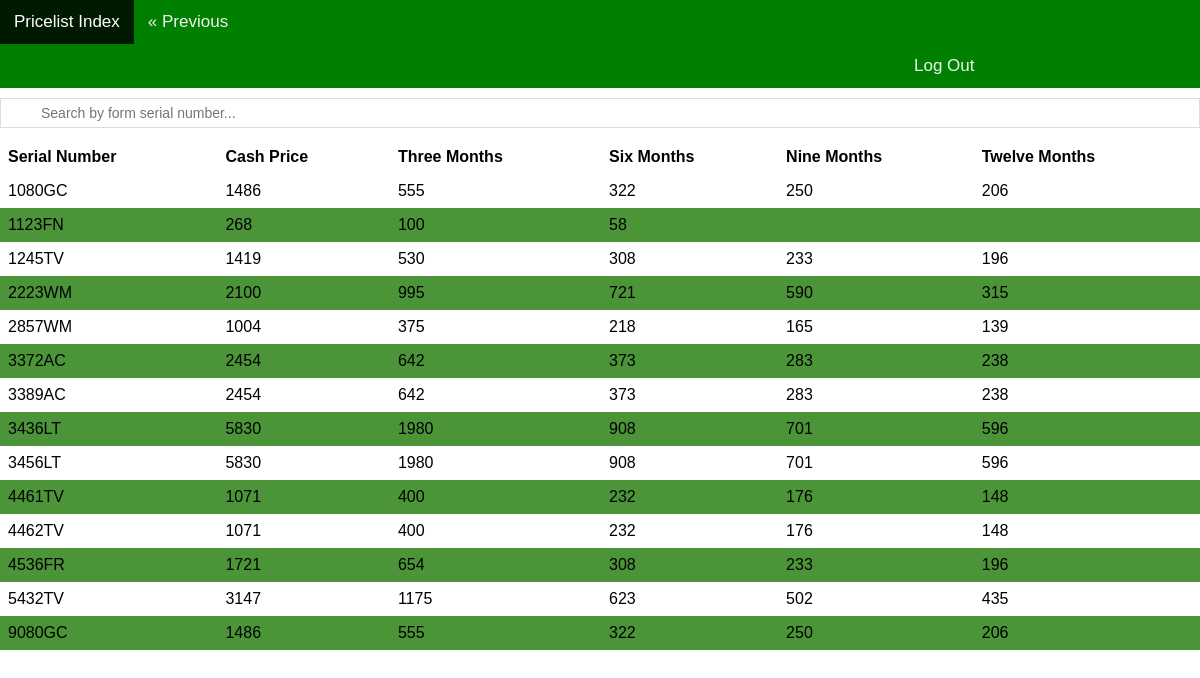
The page /viewPricelistIndex.php on the database its author committed.
### tables this page shows
CREATE TABLE PRICELIST (
    serialNumber VARCHAR(10) NOT NULL,
    cashPrice INT,
    twoMonths INT,
    threeMonths INT,
    fourMonths INT,
    fiveMonths INT,
    sixMonths INT,
    sevenMonths INT,
    eightMonths INT,
    nineMonths INT,
    tenMonths INT,
    elevenMonths INT,
    twelveMonths INT
);

### viewPricelistIndex.php (the view, shortened to what this page needs)
<?php
require_once "UcslDatabaseConnect.php";
include "header.php";
include "searchbar.php";
  $sql = "SELECT serialNumber, cashPrice, threeMonths, sixMonths, nineMonths, twelveMonths FROM pricelist";
$result = $access->query($sql);
?>
    <link rel="stylesheet" href="viewinfo.css">
<table id="myTable">
<thead>
  <tr>
  <th>Serial Number</th>
    <th>Cash Price</th>
    <th>Three Months</th>
    <th>Six Months</th>
    <th>Nine Months</th>
    <th>Twelve Months</th>
  </tr>
</thead>
<tbody>
<?php
if ($result->num_rows > 0) {
  while($row = $result->fetch_assoc()) {
    echo "<tr>";
    echo"<td>". $row["serialNumber"]. "</td>";
     echo"<td>". $row["cashPrice"].  "</td>";
     echo"<td>".$row["threeMonths"].  "</td>";
     echo"<td>". $row["sixMonths"].  "</td>";
     echo"<td>".$row["nineMonths"].  "</td>";
    echo "<td>" . $row["twelveMonths"].  "</td>";
    echo  "</tr>";
  }
} else {
  echo "0 results";
}
?>

### viewinfo.css (style rules this page uses)
body, html { height: 60%; margin: 0; font-family: "Futura", "Trebuchet MS", Arial, sans-serif; }
#myTable { width: 100%; border-collapse: collapse; }
#myTable td, #myTable th { text-align: left; padding: 8px; }
td { font-family: "Futura", "Trebuchet MS", Arial, sans-serif; }
th { font-family: "Futura", "Trebuchet MS", Arial, sans-serif; }
#myTable tr:nth-child(even) { background-color: rgb(75, 148, 56); }

### rows shown on the page
pricelist: serialNumber "1080GC", cashPrice "1486", threeMonths "555", sixMonths "322", nineMonths "250", twelveMonths "206"
pricelist: serialNumber "1123FN", cashPrice "268", threeMonths "100", sixMonths "58"
pricelist: serialNumber "1245TV", cashPrice "1419", threeMonths "530", sixMonths "308", nineMonths "233", twelveMonths "196"
pricelist: serialNumber "2223WM", cashPrice "2100", threeMonths "995", sixMonths "721", nineMonths "590", twelveMonths "315"
pricelist: serialNumber "2857WM", cashPrice "1004", threeMonths "375", sixMonths "218", nineMonths "165", twelveMonths "139"
pricelist: serialNumber "3372AC", cashPrice "2454", threeMonths "642", sixMonths "373", nineMonths "283", twelveMonths "238"
pricelist: serialNumber "3389AC", cashPrice "2454", threeMonths "642", sixMonths "373", nineMonths "283", twelveMonths "238"
pricelist: serialNumber "3436LT", cashPrice "5830", threeMonths "1980", sixMonths "908", nineMonths "701", twelveMonths "596"
pricelist: serialNumber "3456LT", cashPrice "5830", threeMonths "1980", sixMonths "908", nineMonths "701", twelveMonths "596"
pricelist: serialNumber "4461TV", cashPrice "1071", threeMonths "400", sixMonths "232", nineMonths "176", twelveMonths "148"
pricelist: serialNumber "4462TV", cashPrice "1071", threeMonths "400", sixMonths "232", nineMonths "176", twelveMonths "148"
pricelist: serialNumber "4536FR", cashPrice "1721", threeMonths "654", sixMonths "308", nineMonths "233", twelveMonths "196"
pricelist: serialNumber "5432TV", cashPrice "3147", threeMonths "1175", sixMonths "623", nineMonths "502", twelveMonths "435"
pricelist: serialNumber "9080GC", cashPrice "1486", threeMonths "555", sixMonths "322", nineMonths "250", twelveMonths "206"

### other values the page prints
$title "Pricelist Index"
